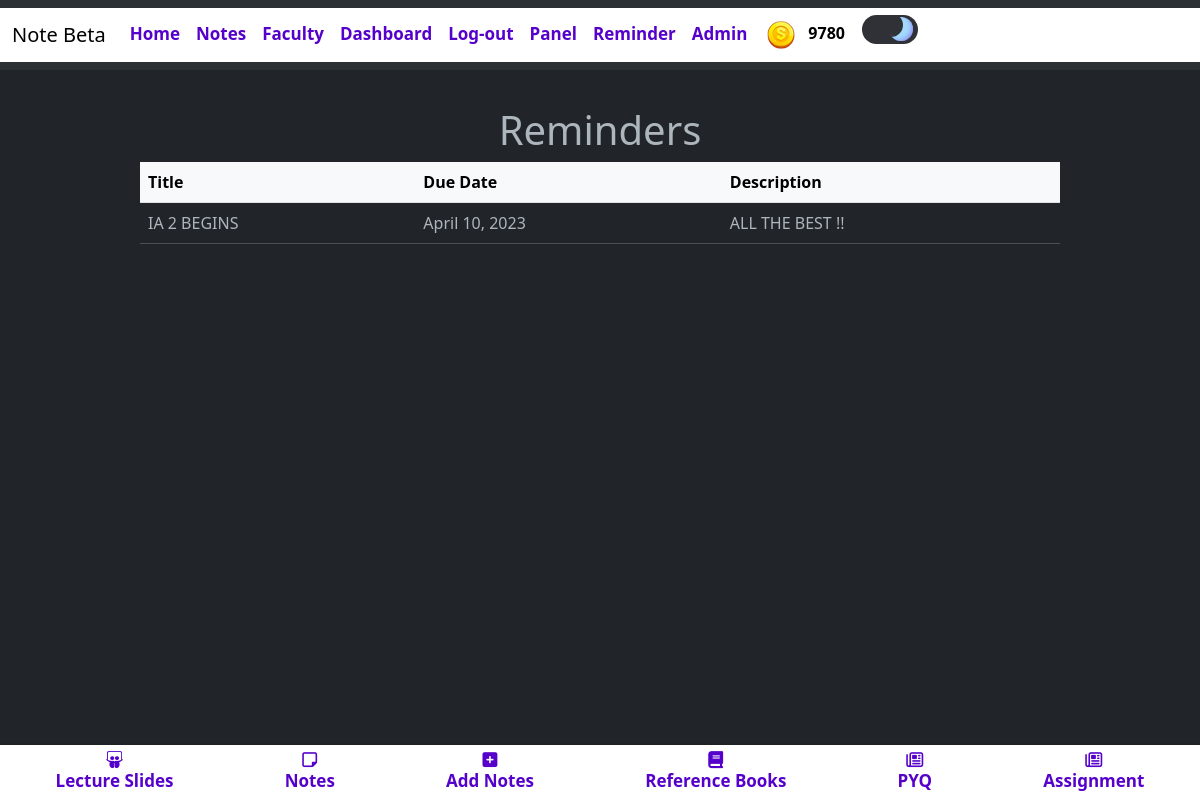
The page /reminder_list/ (signed in) on the database as committed earlier.
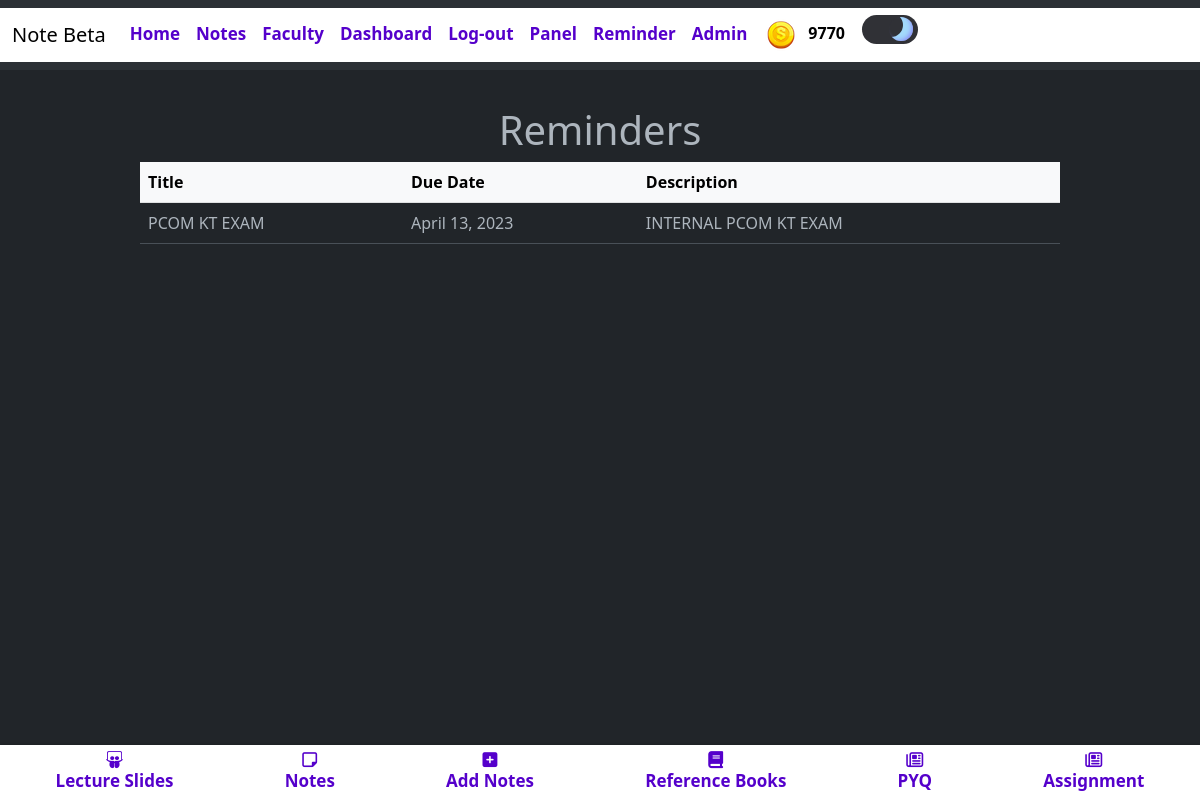
The same page on the database as committed later.
### blogapp/models.py (models this page shows, shortened)
class UserAccount(AbstractBaseUser, PermissionsMixin):
    email = models.CharField(max_length = 50,unique=True)
    name = models.CharField(max_length=200)
    is_active = models.BooleanField(default=True)
    is_mod = models.BooleanField(default=False)
    is_nUser = models.BooleanField(default=True)
    is_staff = models.BooleanField(default=False)
    coins_scored = models.IntegerField(default=100,null=True,blank=True)
    rank = models.IntegerField(default=0)
    bookmarks = models.ManyToManyField('blogapp.Notes', blank=True)
    is_emailVerified = models.BooleanField(default=False)
    objects = UserAccountManager()
    USERNAME_FIELD = 'email'
    REQUIRED_FIELDS = ['name']

class Reminder(models.Model):
    title = models.CharField(max_length=200)
    due_date = models.DateField(auto_now=False,auto_now_add=False)
    description = models.TextField(blank=True)

### blogapp/views.py (the view)
# urls.py: path('reminder_list/', views.reminder_list, name='reminder_list'),
def reminder_list(request):
    reminders = Reminder.objects.all()
    return render(request, 'main/reminder_list.html', {'reminders': reminders})

### templates/main/reminder_list.html (shortened to what this page needs)
{% extends 'index.html' %}
{% block content %}
<center>
<div class="container">
  <h1>Reminders</h1>
  <table class="table">
    <thead class="table-light">
      <tr>
        <th>Title</th>
        <th>Due Date</th>
        <th>Description</th>
      </tr>
    </thead>
    <tbody>
      {% for reminder in reminders %}
        <tr>
          <td>{{ reminder.title }}</td>
          <td>{{ reminder.due_date }}</td>
          <td>{{ reminder.description }}</td>
        </tr>
      {% endfor %}
    </tbody>
  </table>
</div>
</center>
{% endblock %}

### templates/components/header.html (shortened to what this page needs)
{% load static %}
<nav class="navbar navbar-expand-lg bg-body-tertiary" >
    <div class="container-fluid" style="background-color: white;">
      <a class="navbar-brand mb-0 h1" href="{% url 'notes'%}" style="color: black;">Note Beta</a>
      <div class="collapse navbar-collapse" id="navbarTogglerDemo03">
        <ul class="navbar-nav me-auto mb-2 mb-lg-0" >
          {% if user.is_authenticated %}
          <li class="nav-item">
            <a class="nav-link abc" href="{% url 'home' %}" >Home</a>
          </li>
          <li class="nav-item" >
            <a class="nav-link abc" href="{% url 'notes' %}" >Notes</a>
          </li>
          <li class="nav-item" >
            <a class="nav-link abc" href="{% url 'teacher' %}" >Faculty</a>
          </li>
          <li class="nav-item" >
            <a class="nav-link abc" href="{% url 'dashboard' %}" >Dashboard</a>
          </li>
          <li class="nav-item">
            <a class="nav-link abc" href="{% url 'logout' %}" >Log-out</a>
          </li>
          {% endif %}
          {% if user.is_superuser %}
          <li class="nav-item">
            <a class="nav-link abc" href="{% url 'adminResponse' %}" >Panel</a>
          </li>
          <li class="nav-item">
            <a class="nav-link abc" href="{% url 'add_reminder' %}" >Reminder</a>
          </li>
            <li class="nav-item">
            <a class="nav-link abc" href="{% url 'admin:index' %}" >Admin</a>
          </li>
          {% endif %}
          {% if user.is_authenticated %}
          <table class="coins">
          <th>
          <img src="{% static 'images/coin.png' %}" alt="">
          </th>
          <th>
          <p class="cna" id="cna" style="color: black;">{{ user.coins_scored }}</p>
          </th>
          </table>
    {% endif %}
            <label class="switch">
              <span class="slider"></span>
            </label>
      </div>
    </div>
  </nav>

Rows that differ between the two databases and show on the page:
removed Reminder: title "IA 2 BEGINS", due_date "April 10, 2023", description "ALL THE BEST !!"
changed UserAccount: coins_scored "9780" → "9770"
added Reminder: title "PCOM KT EXAM", due_date "April 13, 2023", description "INTERNAL PCOM KT EXAM"
